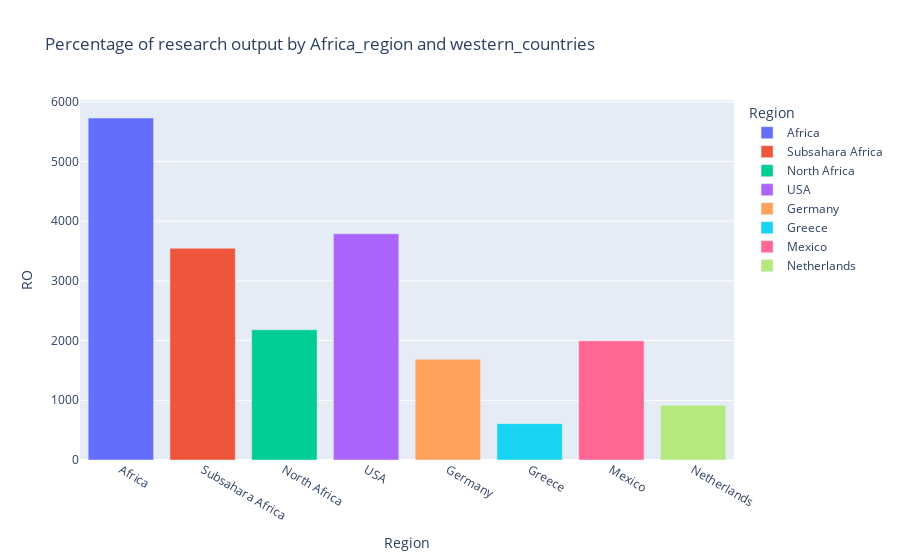

Notebook code for this chart:
### Markdown cell above
**RO and % Local co_authorship comparison with selected western Countries**

### Code cell
## comparing Africa and other countries
Regional_comparison = {'Region':['Africa','Subsahara Africa', 'North Africa',
                                 'USA', 'Germany', 'Greece', 'Mexico','Netherlands'],
                       'RO':[5728,3546,2182,3789,1687,609,1996,916],
                      '% Local co_authorship':[70,77,66,84,85,83,51,84]}
Regional_comparison = pd.DataFrame(Regional_comparison)

# Barplot using plotly
fig_6d = px.bar(Regional_comparison, x='Region',
                y='RO',color="Region", height=500,
                title="Percentage of research output by Africa_region and western_countries")
fig_6d.show()

### Figure 1 — Plotly figure (JSON) as saved in the notebook; plotly's stock layout.template omitted (floating-point values rounded to 4 significant figures)
{"data": [{"alignmentgroup": "True", "hovertemplate": "Region=%{x}<br>RO=%{y}<extra></extra>", "legendgroup": "Africa", "marker": {"color": "#636efa", "pattern": {"shape": ""}}, "name": "Africa", "offsetgroup": "Africa", "orientation": "v", "showlegend": true, "textposition": "auto", "type": "bar", "x": ["Africa"], "xaxis": "x", "y": [5728], "yaxis": "y"}, {"alignmentgroup": "True", "hovertemplate": "Region=%{x}<br>RO=%{y}<extra></extra>", "legendgroup": "Subsahara Africa", "marker": {"color": "#EF553B", "pattern": {"shape": ""}}, "name": "Subsahara Africa", "offsetgroup": "Subsahara Africa", "orientation": "v", "showlegend": true, "textposition": "auto", "type": "bar", "x": ["Subsahara Africa"], "xaxis": "x", "y": [3546], "yaxis": "y"}, {"alignmentgroup": "True", "hovertemplate": "Region=%{x}<br>RO=%{y}<extra></extra>", "legendgroup": "North Africa", "marker": {"color": "#00cc96", "pattern": {"shape": ""}}, "name": "North Africa", "offsetgroup": "North Africa", "orientation": "v", "showlegend": true, "textposition": "auto", "type": "bar", "x": ["North Africa"], "xaxis": "x", "y": [2182], "yaxis": "y"}, {"alignmentgroup": "True", "hovertemplate": "Region=%{x}<br>RO=%{y}<extra></extra>", "legendgroup": "USA", "marker": {"color": "#ab63fa", "pattern": {"shape": ""}}, "name": "USA", "offsetgroup": "USA", "orientation": "v", "showlegend": true, "textposition": "auto", "type": "bar", "x": ["USA"], "xaxis": "x", "y": [3789], "yaxis": "y"}, {"alignmentgroup": "True", "hovertemplate": "Region=%{x}<br>RO=%{y}<extra></extra>", "legendgroup": "Germany", "marker": {"color": "#FFA15A", "pattern": {"shape": ""}}, "name": "Germany", "offsetgroup": "Germany", "orientation": "v", "showlegend": true, "textposition": "auto", "type": "bar", "x": ["Germany"], "xaxis": "x", "y": [1687], "yaxis": "y"}, {"alignmentgroup": "True", "hovertemplate": "Region=%{x}<br>RO=%{y}<extra></extra>", "legendgroup": "Greece", "marker": {"color": "#19d3f3", "pattern": {"shape": ""}}, "name": "Greece", "offsetgroup": "Greece", "orientation": "v", "showlegend": true, "textposition": "auto", "type": "bar", "x": ["Greece"], "xaxis": "x", "y": [609], "yaxis": "y"}, {"alignmentgroup": "True", "hovertemplate": "Region=%{x}<br>RO=%{y}<extra></extra>", "legendgroup": "Mexico", "marker": {"color": "#FF6692", "pattern": {"shape": ""}}, "name": "Mexico", "offsetgroup": "Mexico", "orientation": "v", "showlegend": true, "textposition": "auto", "type": "bar", "x": ["Mexico"], "xaxis": "x", "y": [1996], "yaxis": "y"}, {"alignmentgroup": "True", "hovertemplate": "Region=%{x}<br>RO=%{y}<extra></extra>", "legendgroup": "Netherlands", "marker": {"color": "#B6E880", "pattern": {"shape": ""}}, "name": "Netherlands", "offsetgroup": "Netherlands", "orientation": "v", "showlegend": true, "textposition": "auto", "type": "bar", "x": ["Netherlands"], "xaxis": "x", "y": [916], "yaxis": "y"}], "layout": {"autosize": true, "barmode": "relative", "legend": {"title": {"text": "Region"}, "tracegroupgap": 0}, "title": {"text": "Percentage of research output by Africa_region and western_countries"}, "xaxis": {"anchor": "y", "autorange": true, "categoryarray": ["Africa", "Subsahara Africa", "North Africa", "USA", "Germany", "Greece", "Mexico", "Netherlands"], "categoryorder": "array", "domain": [0, 1], "range": [-0.5, 7.5], "title": {"text": "Region"}, "type": "category"}, "yaxis": {"anchor": "x", "autorange": true, "domain": [0, 1], "range": [0, 6029.0], "title": {"text": "RO"}, "type": "linear"}}}
